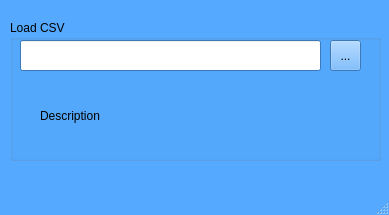
<?xml version="1.0" encoding="UTF-8"?>
<ui version="4.0">
 <class>ChooseDataset</class>
 <widget class="QMainWindow" name="ChooseDataset">
  <property name="geometry">
   <rect>
    <x>0</x>
    <y>0</y>
    <width>389</width>
    <height>215</height>
   </rect>
  </property>
  <property name="palette">
   <palette>
    <active>
     <colorrole role="WindowText">
      <brush brushstyle="SolidPattern">
       <color alpha="255">
        <red>0</red>
        <green>0</green>
        <blue>0</blue>
       </color>
      </brush>
     </colorrole>
     <colorrole role="Button">
      <brush brushstyle="SolidPattern">
       <color alpha="255">
        <red>85</red>
        <green>170</green>
        <blue>255</blue>
       </color>
      </brush>
     </colorrole>
     <colorrole role="Light">
      <brush brushstyle="SolidPattern">
       <color alpha="255">
        <red>213</red>
        <green>234</green>
        <blue>255</blue>
       </color>
      </brush>
     </colorrole>
     <colorrole role="Midlight">
      <brush brushstyle="SolidPattern">
       <color alpha="255">
        <red>149</red>
        <green>202</green>
        <blue>255</blue>
       </color>
      </brush>
     </colorrole>
     <colorrole role="Dark">
      <brush brushstyle="SolidPattern">
       <color alpha="255">
        <red>42</red>
        <green>85</green>
        <blue>127</blue>
       </color>
      </brush>
     </colorrole>
     <colorrole role="Mid">
      <brush brushstyle="SolidPattern">
       <color alpha="255">
        <red>56</red>
        <green>113</green>
        <blue>170</blue>
       </color>
      </brush>
     </colorrole>
     <colorrole role="Text">
      <brush brushstyle="SolidPattern">
       <color alpha="255">
        <red>0</red>
        <green>0</green>
        <blue>0</blue>
       </color>
      </brush>
     </colorrole>
     <colorrole role="BrightText">
      <brush brushstyle="SolidPattern">
       <color alpha="255">
        <red>255</red>
        <green>255</green>
        <blue>255</blue>
       </color>
      </brush>
     </colorrole>
     <colorrole role="ButtonText">
      <brush brushstyle="SolidPattern">
       <color alpha="255">
        <red>0</red>
        <green>0</green>
        <blue>0</blue>
       </color>
      </brush>
     </colorrole>
     <colorrole role="Base">
      <brush brushstyle="SolidPattern">
       <color alpha="255">
        <red>255</red>
        <green>255</green>
        <blue>255</blue>
       </color>
      </brush>
     </colorrole>
     <colorrole role="Window">
      <brush brushstyle="SolidPattern">
       <color alpha="255">
        <red>85</red>
        <green>170</green>
        <blue>255</blue>
       </color>
      </brush>
     </colorrole>
     <colorrole role="Shadow">
      <brush brushstyle="SolidPattern">
       <color alpha="255">
        <red>0</red>
        <green>0</green>
        <blue>0</blue>
       </color>
      </brush>
     </colorrole>
     <colorrole role="AlternateBase">
      <brush brushstyle="SolidPattern">
       <color alpha="255">
        <red>170</red>
        <green>212</green>
        <blue>255</blue>
       </color>
      </brush>
     </colorrole>
     <colorrole role="ToolTipBase">
      <brush brushstyle="SolidPattern">
       <color alpha="255">
        <red>255</red>
        <green>255</green>
        <blue>220</blue>
       </color>
      </brush>
     </colorrole>
     <colorrole role="ToolTipText">
      <brush brushstyle="SolidPattern">
       <color alpha="255">
        <red>0</red>
        <green>0</green>
        <blue>0</blue>
       </color>
      </brush>
     </colorrole>
    </active>
    <inactive>
     <colorrole role="WindowText">
      <brush brushstyle="SolidPattern">
       <color alpha="255">
        <red>0</red>
        <green>0</green>
        <blue>0</blue>
       </color>
      </brush>
     </colorrole>
     <colorrole role="Button">
      <brush brushstyle="SolidPattern">
       <color alpha="255">
        <red>85</red>
        <green>170</green>
        <blue>255</blue>
       </color>
      </brush>
     </colorrole>
     <colorrole role="Light">
      <brush brushstyle="SolidPattern">
       <color alpha="255">
        <red>213</red>
        <green>234</green>
        <blue>255</blue>
       </color>
      </brush>
     </colorrole>
     <colorrole role="Midlight">
      <brush brushstyle="SolidPattern">
       <color alpha="255">
        <red>149</red>
        <green>202</green>
        <blue>255</blue>
       </color>
      </brush>
     </colorrole>
     <colorrole role="Dark">
      <brush brushstyle="SolidPattern">
       <color alpha="255">
        <red>42</red>
        <green>85</green>
        <blue>127</blue>
       </color>
      </brush>
     </colorrole>
     <colorrole role="Mid">
      <brush brushstyle="SolidPattern">
       <color alpha="255">
        <red>56</red>
        <green>113</green>
        <blue>170</blue>
       </color>
      </brush>
     </colorrole>
     <colorrole role="Text">
      <brush brushstyle="SolidPattern">
       <color alpha="255">
        <red>0</red>
        <green>0</green>
        <blue>0</blue>
       </color>
      </brush>
     </colorrole>
     <colorrole role="BrightText">
      <brush brushstyle="SolidPattern">
       <color alpha="255">
        <red>255</red>
        <green>255</green>
        <blue>255</blue>
       </color>
      </brush>
     </colorrole>
     <colorrole role="ButtonText">
      <brush brushstyle="SolidPattern">
       <color alpha="255">
        <red>0</red>
        <green>0</green>
        <blue>0</blue>
       </color>
      </brush>
     </colorrole>
     <colorrole role="Base">
      <brush brushstyle="SolidPattern">
       <color alpha="255">
        <red>255</red>
        <green>255</green>
        <blue>255</blue>
       </color>
      </brush>
     </colorrole>
     <colorrole role="Window">
      <brush brushstyle="SolidPattern">
       <color alpha="255">
        <red>85</red>
        <green>170</green>
        <blue>255</blue>
       </color>
      </brush>
     </colorrole>
     <colorrole role="Shadow">
      <brush brushstyle="SolidPattern">
       <color alpha="255">
        <red>0</red>
        <green>0</green>
        <blue>0</blue>
       </color>
      </brush>
     </colorrole>
     <colorrole role="AlternateBase">
      <brush brushstyle="SolidPattern">
       <color alpha="255">
        <red>170</red>
        <green>212</green>
        <blue>255</blue>
       </color>
      </brush>
     </colorrole>
     <colorrole role="ToolTipBase">
      <brush brushstyle="SolidPattern">
       <color alpha="255">
        <red>255</red>
        <green>255</green>
        <blue>220</blue>
       </color>
      </brush>
     </colorrole>
     <colorrole role="ToolTipText">
      <brush brushstyle="SolidPattern">
       <color alpha="255">
        <red>0</red>
        <green>0</green>
        <blue>0</blue>
       </color>
      </brush>
     </colorrole>
    </inactive>
    <disabled>
     <colorrole role="WindowText">
      <brush brushstyle="SolidPattern">
       <color alpha="255">
        <red>42</red>
        <green>85</green>
        <blue>127</blue>
       </color>
      </brush>
     </colorrole>
     <colorrole role="Button">
      <brush brushstyle="SolidPattern">
       <color alpha="255">
        <red>85</red>
        <green>170</green>
        <blue>255</blue>
       </color>
      </brush>
     </colorrole>
     <colorrole role="Light">
      <brush brushstyle="SolidPattern">
       <color alpha="255">
        <red>213</red>
        <green>234</green>
        <blue>255</blue>
       </color>
      </brush>
     </colorrole>
     <colorrole role="Midlight">
      <brush brushstyle="SolidPattern">
       <color alpha="255">
        <red>149</red>
        <green>202</green>
        <blue>255</blue>
       </color>
      </brush>
     </colorrole>
     <colorrole role="Dark">
      <brush brushstyle="SolidPattern">
       <color alpha="255">
        <red>42</red>
        <green>85</green>
        <blue>127</blue>
       </color>
      </brush>
     </colorrole>
     <colorrole role="Mid">
      <brush brushstyle="SolidPattern">
       <color alpha="255">
        <red>56</red>
        <green>113</green>
        <blue>170</blue>
       </color>
      </brush>
     </colorrole>
     <colorrole role="Text">
      <brush brushstyle="SolidPattern">
       <color alpha="255">
        <red>42</red>
        <green>85</green>
        <blue>127</blue>
       </color>
      </brush>
     </colorrole>
     <colorrole role="BrightText">
      <brush brushstyle="SolidPattern">
       <color alpha="255">
        <red>255</red>
        <green>255</green>
        <blue>255</blue>
       </color>
      </brush>
     </colorrole>
     <colorrole role="ButtonText">
      <brush brushstyle="SolidPattern">
       <color alpha="255">
        <red>42</red>
        <green>85</green>
        <blue>127</blue>
       </color>
      </brush>
     </colorrole>
     <colorrole role="Base">
      <brush brushstyle="SolidPattern">
       <color alpha="255">
        <red>85</red>
        <green>170</green>
        <blue>255</blue>
       </color>
      </brush>
     </colorrole>
     <colorrole role="Window">
      <brush brushstyle="SolidPattern">
       <color alpha="255">
        <red>85</red>
        <green>170</green>
        <blue>255</blue>
       </color>
      </brush>
     </colorrole>
     <colorrole role="Shadow">
      <brush brushstyle="SolidPattern">
       <color alpha="255">
        <red>0</red>
        <green>0</green>
        <blue>0</blue>
       </color>
      </brush>
     </colorrole>
     <colorrole role="AlternateBase">
      <brush brushstyle="SolidPattern">
       <color alpha="255">
        <red>85</red>
        <green>170</green>
        <blue>255</blue>
       </color>
      </brush>
     </colorrole>
     <colorrole role="ToolTipBase">
      <brush brushstyle="SolidPattern">
       <color alpha="255">
        <red>255</red>
        <green>255</green>
        <blue>220</blue>
       </color>
      </brush>
     </colorrole>
     <colorrole role="ToolTipText">
      <brush brushstyle="SolidPattern">
       <color alpha="255">
        <red>0</red>
        <green>0</green>
        <blue>0</blue>
       </color>
      </brush>
     </colorrole>
    </disabled>
   </palette>
  </property>
  <property name="windowTitle">
   <string>MainWindow</string>
  </property>
  <widget class="QWidget" name="centralwidget">
   <widget class="QGroupBox" name="groupBox">
    <property name="geometry">
     <rect>
      <x>10</x>
      <y>20</y>
      <width>371</width>
      <height>141</height>
     </rect>
    </property>
    <property name="title">
     <string>Load CSV</string>
    </property>
    <widget class="QLineEdit" name="filename">
     <property name="geometry">
      <rect>
       <x>10</x>
       <y>20</y>
       <width>301</width>
       <height>31</height>
      </rect>
     </property>
    </widget>
    <widget class="QToolButton" name="loadData">
     <property name="geometry">
      <rect>
       <x>320</x>
       <y>20</y>
       <width>31</width>
       <height>31</height>
      </rect>
     </property>
     <property name="text">
      <string>...</string>
     </property>
    </widget>
    <widget class="QLabel" name="des">
     <property name="geometry">
      <rect>
       <x>30</x>
       <y>70</y>
       <width>301</width>
       <height>51</height>
      </rect>
     </property>
     <property name="text">
      <string>Description</string>
     </property>
    </widget>
   </widget>
  </widget>
  <widget class="QMenuBar" name="menubar">
   <property name="geometry">
    <rect>
     <x>0</x>
     <y>0</y>
     <width>389</width>
     <height>21</height>
    </rect>
   </property>
  </widget>
  <widget class="QStatusBar" name="statusbar"/>
 </widget>
 <resources/>
 <connections/>
</ui>
